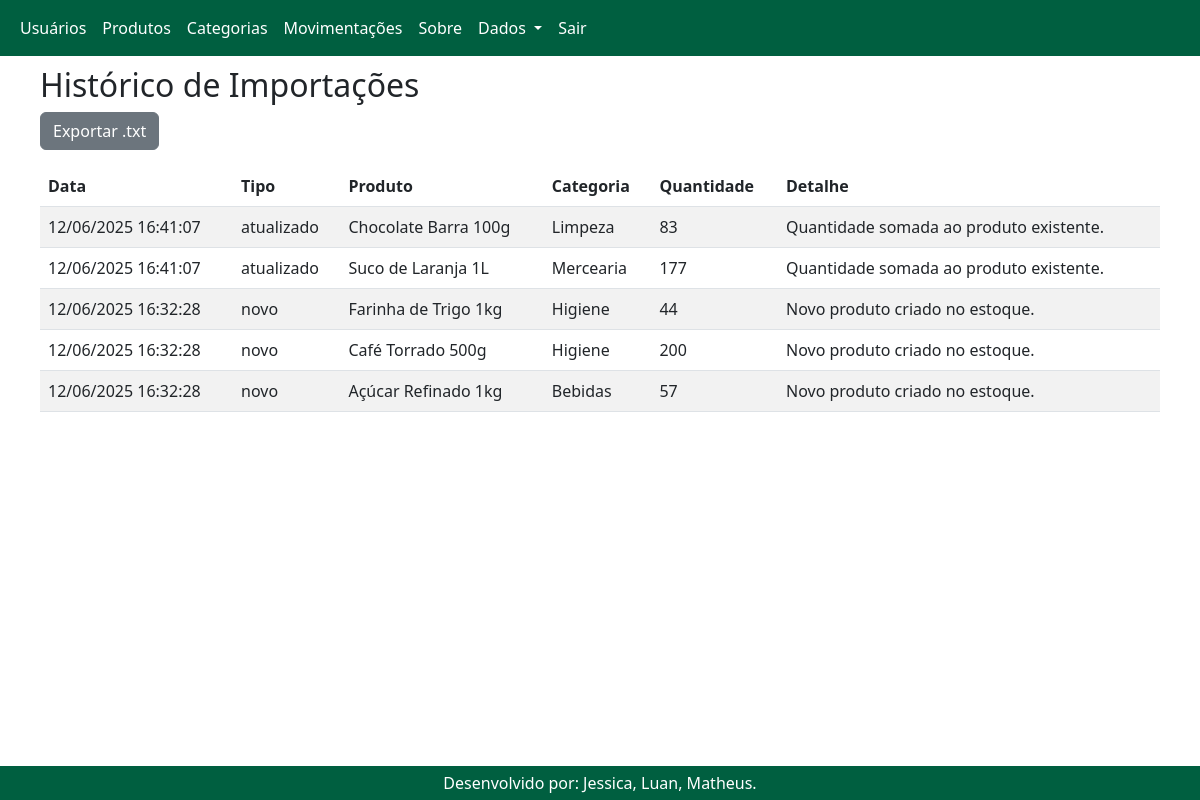
Screenshot of /historico_importacoes with the database file from the repository.
### app.py (models this page shows)
class LogImportacao(db.Model):
    id = db.Column(db.Integer, primary_key=True)
    data = db.Column(db.DateTime, default=datetime.utcnow)
    tipo = db.Column(db.String(20))  # 'novo' ou 'atualizado'
    nome_produto = db.Column(db.String(100))
    categoria = db.Column(db.String(100))
    quantidade = db.Column(db.Integer)
    detalhe = db.Column(db.String(200))

### app.py (the view)
@app.route('/historico_importacoes')
def historico_importacoes():
    logs = LogImportacao.query.order_by(LogImportacao.data.desc()).all()
    return render_template('historico_importacoes.html', logs=logs)

### templates/historico_importacoes.html (shortened to what this page needs)
{% extends 'base.html' %}
{% block content %}
<h2>Histórico de Importações</h2>
<a href="/exportar_logs_importacao" class="btn btn-secondary mb-3">Exportar .txt</a>
<table class="table table-striped">
  <thead>
    <tr>
      <th>Data</th>
      <th>Tipo</th>
      <th>Produto</th>
      <th>Categoria</th>
      <th>Quantidade</th>
      <th>Detalhe</th>
    </tr>
  </thead>
  <tbody>
    {% for log in logs %}
    <tr>
      <td>{{ log.data.strftime('%d/%m/%Y %H:%M:%S') }}</td>
      <td>{{ log.tipo }}</td>
      <td>{{ log.nome_produto }}</td>
      <td>{{ log.categoria }}</td>
      <td>{{ log.quantidade }}</td>
      <td>{{ log.detalhe }}</td>
    </tr>
    {% endfor %}
  </tbody>
</table>
{% endblock %}

### templates/base.html (style rules this page uses)
html, body { height: 100%; margin: 0; display: flex; flex-direction: column; }

### rows the page displays
LogImportacao: data "12/06/2025 16:41:07", tipo "atualizado", nome_produto "Chocolate Barra 100g", categoria "Limpeza", quantidade "83", detalhe "Quantidade somada ao produto existente."
LogImportacao: data "12/06/2025 16:41:07", tipo "atualizado", nome_produto "Suco de Laranja 1L", categoria "Mercearia", quantidade "177", detalhe "Quantidade somada ao produto existente."
LogImportacao: data "12/06/2025 16:32:28", tipo "novo", nome_produto "Farinha de Trigo 1kg", categoria "Higiene", quantidade "44", detalhe "Novo produto criado no estoque."
LogImportacao: data "12/06/2025 16:32:28", tipo "novo", nome_produto "Café Torrado 500g", categoria "Higiene", quantidade "200", detalhe "Novo produto criado no estoque."
LogImportacao: data "12/06/2025 16:32:28", tipo "novo", nome_produto "Açúcar Refinado 1kg", categoria "Bebidas", quantidade "57", detalhe "Novo produto criado no estoque."
